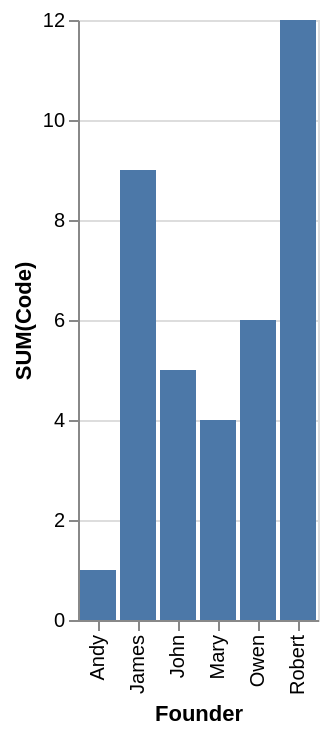

Write the Vega-Lite specification saved for this chart.
### Vega-Lite specification from a JSON file in a GitHub repository (floating-point values rounded to 4 significant figures)
{"data": {"values": [{"x_data": "Andy", "y_data": 1}, {"x_data": "James", "y_data": 9}, {"x_data": "John", "y_data": 5}, {"x_data": "Mary", "y_data": 4}, {"x_data": "Owen", "y_data": 6}, {"x_data": "Robert", "y_data": 12}]}, "mark": "bar", "encoding": {"x": {"field": "x_data", "type": "nominal", "title": "Founder", "sort": "ascending"}, "y": {"field": "y_data", "type": "quantitative", "title": "SUM(Code)"}}}
